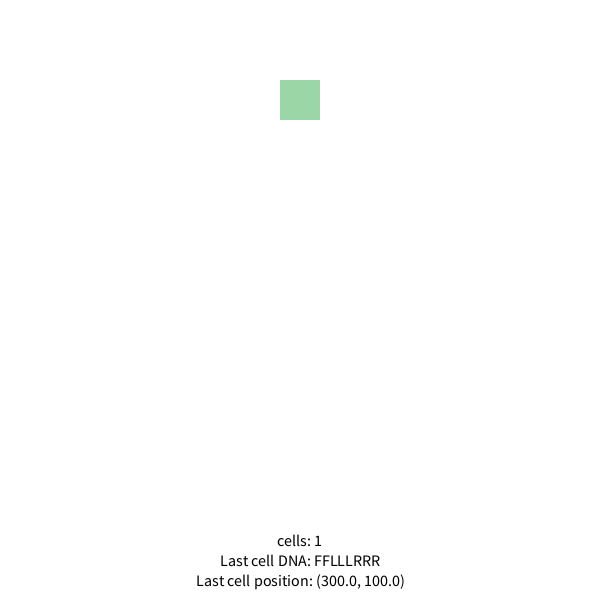
Frame 1 (no input)
Frame 60 (the mouse pressed at the canvas centre just before this capture): identical to frame 1, image omitted
Frame 120 (the mouse held since frame 60 and released just before this capture): identical to frame 1, image omitted

The Processing sketch that drew this single still picture (run headless with seeded random() and noise(); from frame 60 on, the mouse is pressed at the canvas centre):

// Processing sketch: evolution
// ── evolution.pde

Cell newCellQ(Cell parentCell) {
  if (parentCell == null) {
    return null; // Return null if the parent cell is null
  }
  return new Cell(
      parentCell.getDna(),
      advance(parentCell),
      random(0, width), //parentCell.getX() + sin(parentCell.getAngle())*cell.getH(), 
      random(0, height), //parentCell.getY() + cos(parentCell.getAngle())*cell.getH()*(1 - parentCell.getK()), 
      parentCell.getW1(), 
      parentCell.getW2(), 
      parentCell.getK()*parentCell.getH(), 
      0, //+ 10, 
      0,           // new angle
      random(0,255), 
      parentCell.getG(), 
      parentCell.getB(), 
      constrain(parentCell.getA()*1.1, 0, 255)
    );
}


Cell newCell(Cell parentCell) {
  if (parentCell == null) {
    return null; // Return null if the parent cell is null
  }
  return new Cell(
    parentCell.getDna(),     // Copy DNA
    parentCell.getActive(), // Copy active gene
    parentCell.x + random(-50, 50), // Randomly offset x-coordinate
    parentCell.y + random(-50, 50), // Randomly offset y-coordinate
    parentCell.w1*parentCell.k,     // Copy and modify w1
    parentCell.w2*parentCell.k,     // Copy and modify w2
    parentCell.h/parentCell.k,      // Copy and modify h
    parentCell.k, // Copy k parameter
    parentCell.angle + random(-30, 30), // Randomly adjust angle
    parentCell.r, // Copy r
    parentCell.g, // Copy g
    parentCell.b, // Copy b
    parentCell.a // Copy a
  );
}

Cell newCell2(Cell parentCell) {
  if (parentCell == null) {
    return null; // Return null if the parent cell is null
  }
  return new Cell(
    parentCell.getDna(), // Copy DNA
    parentCell.getActive(), // Copy active gene
    parentCell.x + random(-50, 50), // Randomly offset x-coordinate
    parentCell.y + random(-50, 50), // Randomly offset y-coordinate
    parentCell.w1, // Copy w1
    parentCell.w2, // Copy w2
    parentCell.h, // Copy h
    parentCell.k, // Copy k parameter
    parentCell.angle + random(-30, 30), // Randomly adjust angle
    parentCell.r, // Copy r
    parentCell.g, // Copy g
    parentCell.b, // Copy b
    parentCell.a // Copy a
  );
}

Cell lastCell(ArrayList<Cell> cells) {
  if (cells.size() == 0) {
    return null; // Return null if the list is empty
  }
  return cells.get(cells.size() - 1);
}


int advance(Cell cell) {
   int k = cell.getActive();
   if (k < cell.getDna().length() - 1)
     { return k + 1; }
   else
     { return 0; }
}

// ── cell.pde
import java.util.ArrayList;

class Cell {
  String dna; // DNA of the cell
  int active; // active gene
  float x;    // X position of the cell
  float y;    // Y position of the cell
  float w1;   // Width 1 of the cell
  float w2;   // Width 2 of the cell
  float h;    // Height of the cell
  float k;    // Some additional property of the cell
  float angle; // Angle of rotation
  float r;    // Red color component
  float g;    // Green color component
  float b;    // Blue color component
  float a;    // Alpha (opacity) component

  // Constructor
  Cell(String dna, int active, float x, float y, float w1, float w2, float h, float k, float angle, float r, float g, float b, float a) {
    this.dna = dna;
    this.active = active;
    this.x = x;
    this.y = y;
    this.w1 = w1;
    this.w2 = w2;
    this.h = h;
    this.k = k;
    this.angle = angle;
    this.r = r;
    this.g = g;
    this.b = b;
    this.a = a;
  }

  // Getter and Setter for dna
  String getDna() {
    return dna;
  }
  
  int getActive() { 
    return active;
  }

  void setDna(String dna) {
    this.dna = dna;
  }
  
  void setActive(int active) {
    this.active = active;
  }

  // Getter and Setter for x
  float getX() {
    return x;
  }

  void setX(float x) {
    this.x = x;
  }

  // Getter and Setter for y
  float getY() {
    return y;
  }

  void setY(float y) {
    this.y = y;
  }

  // Getter and Setter for w1
  float getW1() {
    return w1;
  }

  void setW1(float w1) {
    this.w1 = w1;
  }

  // Getter and Setter for w2
  float getW2() {
    return w2;
  }

  void setW2(float w2) {
    this.w2 = w2;
  }

  // Getter and Setter for h
  float getH() {
    return h;
  }

  void setH(float h) {
    this.h = h;
  }

  // Getter and Setter for k
  float getK() {
    return k;
  }

  void setK(float k) {
    this.k = k;
  }

  // Getter and Setter for angle
  float getAngle() {
    return angle;
  }

  void setAngle(float angle) {
    this.angle = angle;
  }

  // Getter and Setter for color components
  float getR() {
    return r;
  }

  void setR(float r) {
    this.r = r;
  }

  float getG() {
    return g;
  }

  void setG(float g) {
    this.g = g;
  }

  float getB() {
    return b;
  }

  void setB(float b) {
    this.b = b;
  }

  float getA() {
    return a;
  }

  void setA(float a) {
    this.a = a;
  }

  // Display method
  void display() {
    pushMatrix();
    translate(x, y);
    rotate(radians(angle));
    textAlign(CENTER, CENTER);
    fill(r, g, b, a);
    noStroke();

    float halfH = h / 2;
    float halfW1 = w1 / 2;
    float halfW2 = w2 / 2;

    beginShape();
    vertex(-halfW1, -halfH);
    vertex(halfW1, -halfH);
    vertex(halfW2, halfH);
    vertex(-halfW2, halfH);
    endShape(CLOSE);

  
    popMatrix();
  }
}

// ── run.pde

ArrayList<Cell> cells; // ArrayList to hold Cell objects

void setup() {
  size(600, 600);
  textSize(16);

  // Initialize the cells ArrayList
  cells = new ArrayList<Cell>();
  for (int i = 0; i < 1; i++) {
    cells.add(new Cell(
      "FFLLLRRR", 
      0,          // active gene
      width/2,    // x-coordinate
      100,   // y-coordinate
      40,         // w1
      40,         // w2
      40,        // h
      0.9,        // k parameter
      0,         // angle
      0,          // r
      150,        // g
      30,         // b
      100         // a
    ));
  }
}

void draw() {
  background(255); // Clear the background each frame

  // Display each cell
  for (Cell cell : cells) {
    cell.display();
  }
  
  footer();

}

void keyPressed() {
 if (key == 'n' || key == 'N') {
    // Add a new cell 
    // Cell c = newCell(lastCell(cells));
    cells.add(newCell(lastCell(cells)));
  } else { exit(); }
}


void footer() {
     Cell lastCell = lastCell(cells);
    if (lastCell != null) {
      String dna = lastCell.getDna();
      String prefix = dna.substring(0, lastCell.getActive());
      int dnaLength = dna.length();
      String activeGene = dna.substring(lastCell.getActive(),lastCell.getActive() + 1);
      String suffix = dna.substring(lastCell.getActive() + 1,dnaLength);
      
      
      println("Last cell DNA: " + prefix + ":" + activeGene + ":" + suffix);
      println("Last cell position: (" + lastCell.getX() + ", " + lastCell.getY() + ")");
      fill(0);
      text("cells: " + str(cells.size()), width / 2, height - 60);
      text("Last cell DNA: " + lastCell.getDna(), width / 2, height - 40);
      text("Last cell position: (" + lastCell.getX() + ", " + lastCell.getY() + ")", width / 2, height - 20);
      println("Number of cells: " + cells.size());
  } else {
      fill(0);
      println("The cell list is empty.");  
      text("The cell list is empty.", width / 2, height - 40);
    }
}
